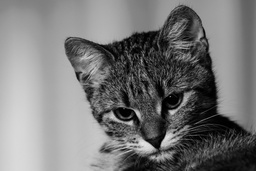
#> input picture images/cat.jpg, 256 x 171 px, shrunk from 1024 x 684 before the run
$ python filter_max.py
#> lines starting #> are read from the running program, lines starting #| are printed output that depends on the picture
import numpy as np
import cv2

img = cv2.imread('images/cat.jpg', cv2.IMREAD_GRAYSCALE)
#> img is the input picture: shape (171, 256); min 0, max 229, mean 119.9
img_out = img.copy()

height = img.shape[0]
#> height = 171
width = img.shape[1]
#> width = 256

for i in np.arange(3, height-3):
    for j in np.arange(3, width-3):
        max = 0
        for k in np.arange(-3, 4):
            for l in np.arange(-3, 4):
                a = img.item(i+k, j+l)
                if a > max:
                    max = a
        b = max
        img_out.itemset((i,j), b)
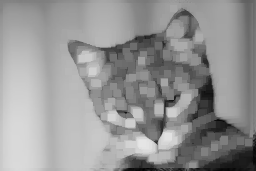
#> img_out: shape (171, 256); min 1, max 229, mean 148.8

cv2.imwrite('images/filter_max.jpg', img_out)

cv2.imshow('image',img_out)
cv2.waitKey(0)
cv2.destroyAllWindows()

$ run again, with images/img1.jpg copied over images/cat.jpg
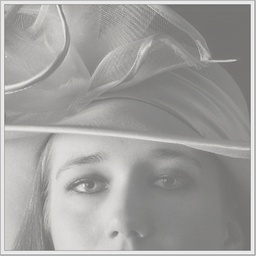
#> input picture images/img1.jpg, 256 x 256 px, shrunk from 511 x 511 before the run
#> after the loop `for i in np.arange(3, height-3):`:
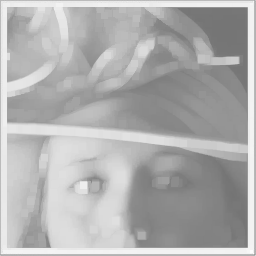
#> img_out: shape (256, 256); min 116, max 254, mean 174.9

$ run again, with images/jet.jpg copied over images/cat.jpg
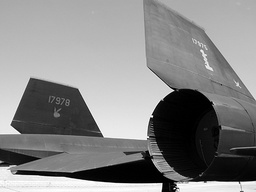
#> input picture images/jet.jpg, 256 x 192 px, shrunk from 640 x 480 before the run
#> img is the input picture: shape (192, 256); min 0, max 255, mean 135
#> after the loop `for i in np.arange(3, height-3):`:
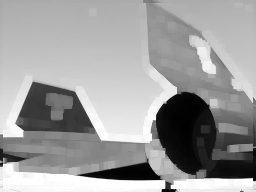
#> img_out: shape (192, 256); min 0, max 255, mean 157

$ run again, with images/plane_noisy.png saved as images/cat.jpg
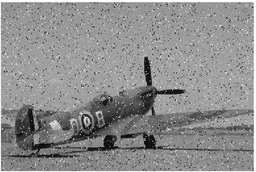
#> input picture images/plane_noisy.png, 256 x 172 px, shrunk from 583 x 391 before the run
#> img is the input picture: shape (172, 256); min 0, max 255, mean 141.8
#> after the loop `for i in np.arange(3, height-3):`:
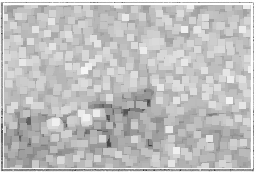
#> img_out: shape (172, 256); min 57, max 255, mean 191.7
